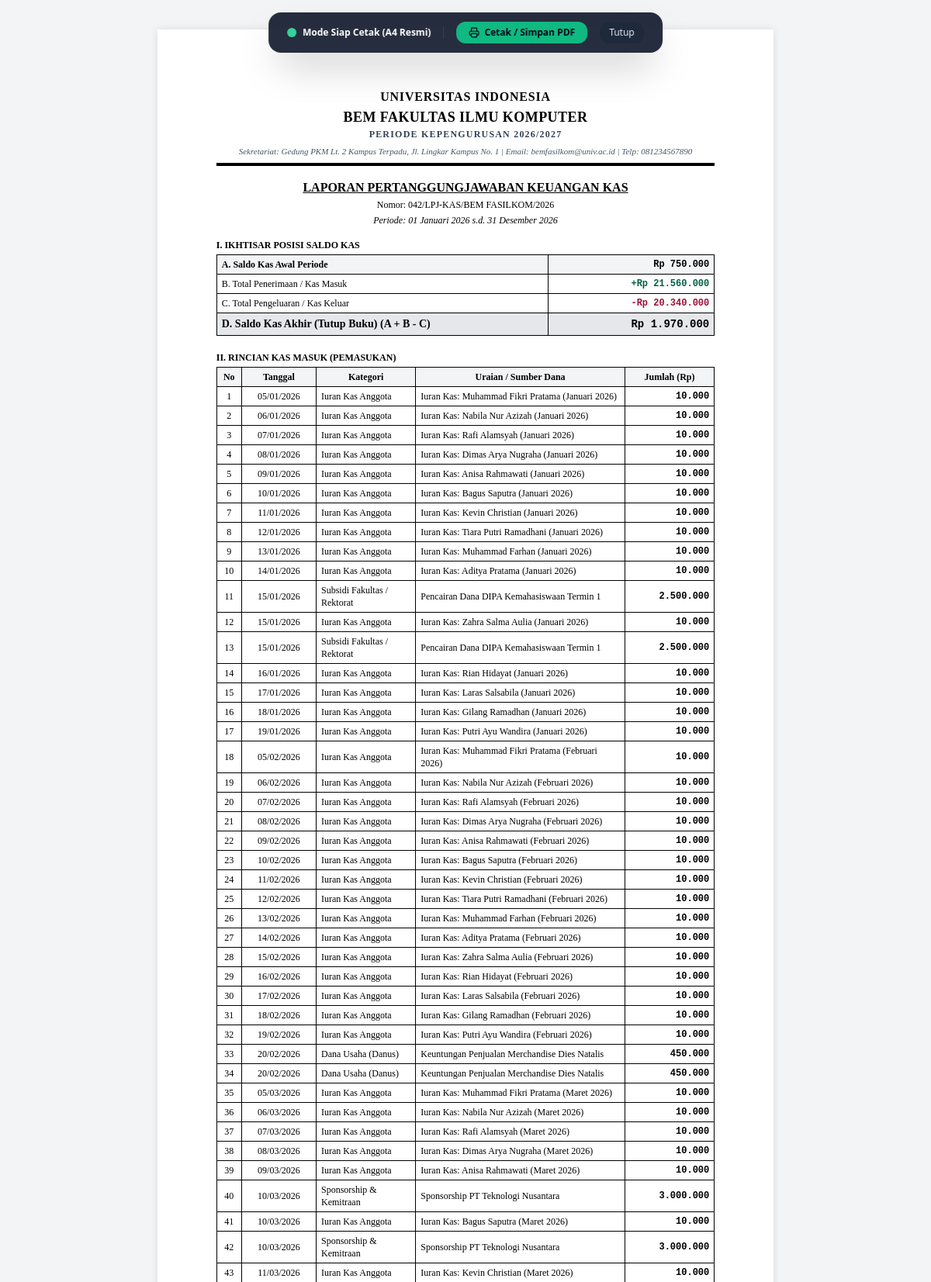
The app's page /rekapitulasi/lpj/ (upper part) with its own data.
### kas_app/models.py (models this page shows, shortened)
class ProfilOrganisasi(models.Model):
    PERIODE_KAS_CHOICES = [
        ('bulanan', 'Bulanan'),
        ('mingguan', 'Mingguan'),
    ]
    nama_organisasi = models.CharField(max_length=150, default='BEM Fakultas Ilmu Komputer')
    nama_institusi = models.CharField(max_length=150, default='Universitas Indonesia')
    singkatan = models.CharField(max_length=50, default='BEM FASILKOM')
    periode_kepengurusan = models.CharField(max_length=50, default='2026/2027')
    nama_ketua = models.CharField(max_length=150, default='Muhammad Fikri Pratama')
    nim_ketua = models.CharField(max_length=30, default='2308101001')
    nama_bendahara = models.CharField(max_length=150, default='Nabila Nur Azizah')
    nim_bendahara = models.CharField(max_length=30, default='2308101015')
    nama_pembina = models.CharField(max_length=150, default='Dr. Eng. Ir. Bambang Hermanto, M.T.')
    nip_pembina = models.CharField(max_length=50, default='198205142006041002')
    nominal_kas_wajib = models.DecimalField(max_digits=12, decimal_places=2, default=10000)
    periode_kas = models.CharField(max_length=20, choices=PERIODE_KAS_CHOICES, default='bulanan')
    saldo_awal = models.DecimalField(max_digits=15, decimal_places=2, default=500000)
    logo = models.ImageField(upload_to='logo/', blank=True, null=True)
    alamat_sekretariat = models.TextField(default='Gedung PKM Lt. 2 Kampus Terpadu, Jl. Lingkar Kampus No. 1')
    email = models.EmailField(default='bemfasilkom@univ.ac.id')
    no_telepon = models.CharField(max_length=30, default='081234567890')
    class Meta:
        verbose_name = 'Profil Organisasi'
        verbose_name_plural = 'Profil Organisasi'

class Transaksi(models.Model):
    JENIS_CHOICES = [
        ('masuk', 'Pemasukan'),
        ('keluar', 'Pengeluaran'),
    ]
    kode_transaksi = models.CharField(max_length=50, unique=True)
    tanggal = models.DateField(default=timezone.now)
    jenis = models.CharField(max_length=10, choices=JENIS_CHOICES)
    kategori = models.ForeignKey(KategoriTransaksi, on_delete=models.PROTECT, related_name='transaksi_list')
    nominal = models.DecimalField(max_digits=15, decimal_places=2)
    judul = models.CharField(max_length=200)
    keterangan = models.TextField(blank=True, default='')
    bukti_transaksi = models.FileField(upload_to='bukti_transaksi/', blank=True, null=True)
    divisi_terkait = models.ForeignKey(Divisi, on_delete=models.SET_NULL, null=True, blank=True, related_name='transaksi_terkait')
    dicatat_oleh = models.ForeignKey(User, on_delete=models.SET_NULL, null=True, blank=True)
    created_at = models.DateTimeField(auto_now_add=True)
    updated_at = models.DateTimeField(auto_now=True)
    class Meta:
        verbose_name = 'Transaksi Kas'
        verbose_name_plural = 'Riwayat Transaksi Kas'
        ordering = ['-tanggal', '-created_at']

class KategoriTransaksi(models.Model):
    JENIS_CHOICES = [
        ('masuk', 'Pemasukan (Kas Masuk)'),
        ('keluar', 'Pengeluaran (Kas Keluar)'),
    ]
    nama = models.CharField(max_length=100)
    jenis = models.CharField(max_length=10, choices=JENIS_CHOICES)
    kode = models.CharField(max_length=20, blank=True, default='')
    deskripsi = models.TextField(blank=True, default='')
    is_iuran_kas = models.BooleanField(default=False, help_text="Tandai jika kategori ini untuk iuran kas rutin anggota")
    class Meta:
        verbose_name = 'Kategori Transaksi'
        verbose_name_plural = 'Kategori Transaksi'
        ordering = ['jenis', 'nama']

### kas_app/views.py (the view)
# urls.py: path('rekapitulasi/lpj/', views.cetak_lpj_view, name='cetak_lpj'),
def cetak_lpj_view(request):
    profil = get_profil()
    tahun = int(request.GET.get('tahun', timezone.now().year))
    bulan_awal = int(request.GET.get('bulan_awal', 1))
    bulan_akhir = int(request.GET.get('bulan_akhir', 12))
    tgl_awal = date(tahun, bulan_awal, 1)
    if bulan_akhir == 12:
        tgl_akhir = date(tahun, 12, 31)
    else:
        import calendar
        last_day = calendar.monthrange(tahun, bulan_akhir)[1]
        tgl_akhir = date(tahun, bulan_akhir, last_day)
    transaksi_masuk = Transaksi.objects.filter(
        jenis='masuk',
        tanggal__range=[tgl_awal, tgl_akhir]
    ).select_related('kategori', 'divisi_terkait').order_by('tanggal')
    transaksi_keluar = Transaksi.objects.filter(
        jenis='keluar',
        tanggal__range=[tgl_awal, tgl_akhir]
    ).select_related('kategori', 'divisi_terkait').order_by('tanggal')
    total_masuk = transaksi_masuk.aggregate(Sum('nominal'))['nominal__sum'] or Decimal('0')
    total_keluar = transaksi_keluar.aggregate(Sum('nominal'))['nominal__sum'] or Decimal('0')
    saldo_akhir = profil.saldo_awal + total_masuk - total_keluar
    kategori_summary = Transaksi.objects.filter(
        tanggal__range=[tgl_awal, tgl_akhir]
    ).values('jenis', 'kategori__nama').annotate(total=Sum('nominal')).order_by('jenis', '-total')
    context = {
        'profil': profil,
        'tahun': tahun,
        'tgl_awal': tgl_awal,
        'tgl_akhir': tgl_akhir,
        'transaksi_masuk': transaksi_masuk,
        'transaksi_keluar': transaksi_keluar,
        'total_masuk': total_masuk,
        'total_keluar': total_keluar,
        'saldo_akhir': saldo_akhir,
        'kategori_summary': kategori_summary,
        'tgl_cetak': timezone.now().strftime('%d %B %Y'),
    }
    return render(request, 'kas_app/cetak_lpj.html', context)

### kas_app/context_processors.py (called while the page is built, shortened)
def profil_organisasi_processor(request):
    profil = ProfilOrganisasi.objects.first()
    is_bendahara = True
    is_anggota = False
    user_anggota = None
    pending_pengajuan_count = PengajuanIuran.objects.filter(status='menunggu').count() if is_bendahara else 0
    return {
        'profil_organisasi': profil,
        'app_title': 'SIMKAS ORMAWA',
        'app_subtitle': 'Sistem Informasi Manajemen Kas Organisasi Kemahasiswaan Berbasis Web dengan Fitur Rekapitulasi Otomatis',
        'is_bendahara': is_bendahara,
        'is_anggota': is_anggota,
        'user_anggota': user_anggota,
        'pending_pengajuan_count': pending_pengajuan_count,
    }

### kas_app/templatetags/kas_tags.py (called while the page is built)
@register.filter(name='rupiah')
def rupiah(val):
    if val is None or val == '':
        return 'Rp 0'
    try:
        val = Decimal(str(val))
        formatted = f"{val:,.0f}".replace(',', '.')
        return f"Rp {formatted}"
    except (ValueError, TypeError):
        return f"Rp {val}"

@register.filter(name='angka_id')
def angka_id(val):
    if val is None or val == '':
        return '0'
    try:
        val = Decimal(str(val))
        return f"{val:,.0f}".replace(',', '.')
    except (ValueError, TypeError):
        return str(val)

### kas_app/views.py (called while the page is built, shortened)
def get_profil():
    profil = ProfilOrganisasi.objects.first()
    return profil

### templates/kas_app/cetak_lpj.html (shortened to what this page needs)
{% load kas_tags %}
<!DOCTYPE html>
<html lang="id">
<head>
    <script src="https://cdn.tailwindcss.com"></script>
</head>
<body class="text-sm">
    <div class="fixed top-4 left-1/2 -translate-x-1/2 bg-slate-900/90 backdrop-blur-md text-white px-6 py-3 rounded-2xl shadow-2xl flex items-center space-x-4 no-print z-50 font-sans">
        <div class="flex items-center space-x-2">
            <span class="w-3 h-3 rounded-full bg-emerald-400 animate-pulse"></span>
            <span class="text-xs font-semibold">Mode Siap Cetak (A4 Resmi)</span>
        </div>
        <button onclick="window.print()" class="px-4 py-1.5 bg-emerald-500 hover:bg-emerald-600 text-slate-950 font-bold text-xs rounded-xl flex items-center transition-colors">
            <i data-lucide="printer" class="w-3.5 h-3.5 mr-1.5"></i> Cetak / Simpan PDF
        </button>
        <button onclick="window.close()" class="px-3 py-1.5 bg-slate-800 hover:bg-slate-700 text-slate-200 text-xs rounded-xl transition-colors">
            Tutup
        </button>
    </div>
    <div class="page">
        <div class="text-center relative">
            <h3 class="text-base font-bold uppercase tracking-wider">{{ profil.nama_institusi }}</h3>
            <h2 class="text-lg font-extrabold uppercase tracking-wide">{{ profil.nama_organisasi }}</h2>
            <h4 class="text-xs font-semibold uppercase tracking-widest text-slate-700">PERIODE KEPENGURUSAN {{ profil.periode_kepengurusan }}</h4>
            <p class="text-[11px] italic mt-1 text-slate-600">
                Sekretariat: {{ profil.alamat_sekretariat }} | Email: {{ profil.email }} | Telp: {{ profil.no_telepon }}
            </p>
        </div>
        <div class="kop-line"></div>
        <div class="text-center my-4">
            <h1 class="text-base font-bold uppercase underline">LAPORAN PERTANGGUNGJAWABAN KEUANGAN KAS</h1>
            <p class="text-xs mt-0.5">Nomor: 042/LPJ-KAS/{{ profil.singkatan }}/{{ tahun }}</p>
            <p class="text-xs font-medium italic mt-1">Periode: {{ tgl_awal|date:"d F Y" }} s.d. {{ tgl_akhir|date:"d F Y" }}</p>
        </div>
        <div class="my-4">
            <h4 class="font-bold text-xs uppercase mb-1">I. IKHTISAR POSISI SALDO KAS</h4>
            <table class="w-full text-xs">
                <tbody>
                    <tr class="bg-gray-100 font-semibold">
                        <td class="w-2/3">A. Saldo Kas Awal Periode</td>
                        <td class="w-1/3 text-right font-mono">{{ profil.saldo_awal|rupiah }}</td>
                    </tr>
                    <tr>
                        <td>B. Total Penerimaan / Kas Masuk</td>
                        <td class="text-right font-mono text-emerald-800 font-bold">+{{ total_masuk|rupiah }}</td>
                    </tr>
                    <tr>
                        <td>C. Total Pengeluaran / Kas Keluar</td>
                        <td class="text-right font-mono text-rose-800 font-bold">-{{ total_keluar|rupiah }}</td>
                    </tr>
                    <tr class="bg-gray-200 font-extrabold text-sm">
                        <td>D. Saldo Kas Akhir (Tutup Buku) (A + B - C)</td>
                        <td class="text-right font-mono">{{ saldo_akhir|rupiah }}</td>
                    </tr>
                </tbody>
            </table>
        </div>
        <div class="my-5">
            <h4 class="font-bold text-xs uppercase mb-1">II. RINCIAN KAS MASUK (PEMASUKAN)</h4>
            <table class="w-full text-xs">
                <thead class="bg-gray-100 font-bold text-center">
                    <tr>
                        <th style="width: 5%">No</th>
                        <th style="width: 15%">Tanggal</th>
                        <th style="width: 20%">Kategori</th>
                        <th style="width: 42%">Uraian / Sumber Dana</th>
                        <th style="width: 18%">Jumlah (Rp)</th>
                    </tr>
                </thead>
                <tbody>
                    {% for trx in transaksi_masuk %}
                    <tr>
                        <td class="text-center">{{ forloop.counter }}</td>
                        <td class="text-center">{{ trx.tanggal|date:"d/m/Y" }}</td>
                        <td>{{ trx.kategori.nama }}</td>
                        <td>{{ trx.judul }}</td>
                        <td class="text-right font-mono font-semibold">{{ trx.nominal|angka_id }}</td>
                    </tr>
                    {% empty %}
                    <tr>
                        <td colspan="5" class="text-center italic py-2">Tidak ada transaksi kas masuk pada periode ini.</td>
                    </tr>
                    {% endfor %}
                </tbody>
            </table>
        </div>
    </div>
</body>
</html>

### templates/kas_app/cetak_lpj.html (style rules this page uses)
body { font-family: 'Times New Roman', Times, serif; color: #000; background-color: #f3f4f6; }
.page { width: 210mm; min-height: 297mm; padding: 20mm; margin: 10mm auto; background: white; box-shadow: 0 0 10px rgba(0, 0, 0, 0.1); }
.kop-line { border-top: 3px solid #000; border-bottom: 1px solid #000; height: 4px; margin-top: 5px; margin-bottom: 15px; }
table, th, td { border: 1px solid #000; border-collapse: collapse; }
th, td { padding: 4px 6px; }

### records on screen
ProfilOrganisasi: nama_institusi "UNIVERSITAS INDONESIA", nama_organisasi "BEM FAKULTAS ILMU KOMPUTER", periode_kepengurusan "2026/2027", alamat_sekretariat "Gedung PKM Lt. 2 Kampus Terpadu, Jl. Lingkar Kampus No. 1", email "bemfasilkom@univ.ac.id", no_telepon "081234567890", singkatan "BEM FASILKOM", saldo_awal|rupiah "Rp 750.000"
Transaksi: tanggal "05/01/2026", kategori.nama "Iuran Kas Anggota", judul "Iuran Kas: Muhammad Fikri Pratama (Januari 2026)", nominal|angka_id "10.000"
Transaksi: tanggal "06/01/2026", kategori.nama "Iuran Kas Anggota", judul "Iuran Kas: Nabila Nur Azizah (Januari 2026)", nominal|angka_id "10.000"
Transaksi: tanggal "07/01/2026", kategori.nama "Iuran Kas Anggota", judul "Iuran Kas: Rafi Alamsyah (Januari 2026)", nominal|angka_id "10.000"
Transaksi: tanggal "08/01/2026", kategori.nama "Iuran Kas Anggota", judul "Iuran Kas: Dimas Arya Nugraha (Januari 2026)", nominal|angka_id "10.000"
Transaksi: tanggal "09/01/2026", kategori.nama "Iuran Kas Anggota", judul "Iuran Kas: Anisa Rahmawati (Januari 2026)", nominal|angka_id "10.000"
Transaksi: tanggal "10/01/2026", kategori.nama "Iuran Kas Anggota", judul "Iuran Kas: Bagus Saputra (Januari 2026)", nominal|angka_id "10.000"
Transaksi: tanggal "11/01/2026", kategori.nama "Iuran Kas Anggota", judul "Iuran Kas: Kevin Christian (Januari 2026)", nominal|angka_id "10.000"
Transaksi: tanggal "12/01/2026", kategori.nama "Iuran Kas Anggota", judul "Iuran Kas: Tiara Putri Ramadhani (Januari 2026)", nominal|angka_id "10.000"
Transaksi: tanggal "13/01/2026", kategori.nama "Iuran Kas Anggota", judul "Iuran Kas: Muhammad Farhan (Januari 2026)", nominal|angka_id "10.000"
Transaksi: tanggal "14/01/2026", kategori.nama "Iuran Kas Anggota", judul "Iuran Kas: Aditya Pratama (Januari 2026)", nominal|angka_id "10.000"
Transaksi: tanggal "15/01/2026", kategori.nama "Subsidi Fakultas / Rektorat", judul "Pencairan Dana DIPA Kemahasiswaan Termin 1", nominal|angka_id "2.500.000"
Transaksi: tanggal "15/01/2026", kategori.nama "Iuran Kas Anggota", judul "Iuran Kas: Zahra Salma Aulia (Januari 2026)", nominal|angka_id "10.000"
Transaksi: tanggal "15/01/2026", kategori.nama "Subsidi Fakultas / Rektorat", judul "Pencairan Dana DIPA Kemahasiswaan Termin 1", nominal|angka_id "2.500.000"
Transaksi: tanggal "16/01/2026", kategori.nama "Iuran Kas Anggota", judul "Iuran Kas: Rian Hidayat (Januari 2026)", nominal|angka_id "10.000"
Transaksi: tanggal "17/01/2026", kategori.nama "Iuran Kas Anggota", judul "Iuran Kas: Laras Salsabila (Januari 2026)", nominal|angka_id "10.000"
Transaksi: tanggal "18/01/2026", kategori.nama "Iuran Kas Anggota", judul "Iuran Kas: Gilang Ramadhan (Januari 2026)", nominal|angka_id "10.000"
Transaksi: tanggal "19/01/2026", kategori.nama "Iuran Kas Anggota", judul "Iuran Kas: Putri Ayu Wandira (Januari 2026)", nominal|angka_id "10.000"
Transaksi: tanggal "05/02/2026", kategori.nama "Iuran Kas Anggota", judul "Iuran Kas: Muhammad Fikri Pratama (Februari 2026)", nominal|angka_id "10.000"
Transaksi: tanggal "06/02/2026", kategori.nama "Iuran Kas Anggota", judul "Iuran Kas: Nabila Nur Azizah (Februari 2026)", nominal|angka_id "10.000"
Transaksi: tanggal "07/02/2026", kategori.nama "Iuran Kas Anggota", judul "Iuran Kas: Rafi Alamsyah (Februari 2026)", nominal|angka_id "10.000"
Transaksi: tanggal "08/02/2026", kategori.nama "Iuran Kas Anggota", judul "Iuran Kas: Dimas Arya Nugraha (Februari 2026)", nominal|angka_id "10.000"
Transaksi: tanggal "09/02/2026", kategori.nama "Iuran Kas Anggota", judul "Iuran Kas: Anisa Rahmawati (Februari 2026)", nominal|angka_id "10.000"
Transaksi: tanggal "10/02/2026", kategori.nama "Iuran Kas Anggota", judul "Iuran Kas: Bagus Saputra (Februari 2026)", nominal|angka_id "10.000"
Transaksi: tanggal "11/02/2026", kategori.nama "Iuran Kas Anggota", judul "Iuran Kas: Kevin Christian (Februari 2026)", nominal|angka_id "10.000"
Transaksi: tanggal "12/02/2026", kategori.nama "Iuran Kas Anggota", judul "Iuran Kas: Tiara Putri Ramadhani (Februari 2026)", nominal|angka_id "10.000"
Transaksi: tanggal "13/02/2026", kategori.nama "Iuran Kas Anggota", judul "Iuran Kas: Muhammad Farhan (Februari 2026)", nominal|angka_id "10.000"
Transaksi: tanggal "14/02/2026", kategori.nama "Iuran Kas Anggota", judul "Iuran Kas: Aditya Pratama (Februari 2026)", nominal|angka_id "10.000"
Transaksi: tanggal "15/02/2026", kategori.nama "Iuran Kas Anggota", judul "Iuran Kas: Zahra Salma Aulia (Februari 2026)", nominal|angka_id "10.000"
Transaksi: tanggal "16/02/2026", kategori.nama "Iuran Kas Anggota", judul "Iuran Kas: Rian Hidayat (Februari 2026)", nominal|angka_id "10.000"
Transaksi: tanggal "17/02/2026", kategori.nama "Iuran Kas Anggota", judul "Iuran Kas: Laras Salsabila (Februari 2026)", nominal|angka_id "10.000"
Transaksi: tanggal "18/02/2026", kategori.nama "Iuran Kas Anggota", judul "Iuran Kas: Gilang Ramadhan (Februari 2026)", nominal|angka_id "10.000"
Transaksi: tanggal "19/02/2026", kategori.nama "Iuran Kas Anggota", judul "Iuran Kas: Putri Ayu Wandira (Februari 2026)", nominal|angka_id "10.000"
Transaksi: tanggal "20/02/2026", kategori.nama "Dana Usaha (Danus)", judul "Keuntungan Penjualan Merchandise Dies Natalis", nominal|angka_id "450.000"
Transaksi: tanggal "20/02/2026", kategori.nama "Dana Usaha (Danus)", judul "Keuntungan Penjualan Merchandise Dies Natalis", nominal|angka_id "450.000"
Transaksi: tanggal "05/03/2026", kategori.nama "Iuran Kas Anggota", judul "Iuran Kas: Muhammad Fikri Pratama (Maret 2026)", nominal|angka_id "10.000"
Transaksi: tanggal "06/03/2026", kategori.nama "Iuran Kas Anggota", judul "Iuran Kas: Nabila Nur Azizah (Maret 2026)", nominal|angka_id "10.000"
Transaksi: tanggal "07/03/2026", kategori.nama "Iuran Kas Anggota", judul "Iuran Kas: Rafi Alamsyah (Maret 2026)", nominal|angka_id "10.000"
Transaksi: tanggal "08/03/2026", kategori.nama "Iuran Kas Anggota", judul "Iuran Kas: Dimas Arya Nugraha (Maret 2026)", nominal|angka_id "10.000"
Transaksi: tanggal "09/03/2026", kategori.nama "Iuran Kas Anggota", judul "Iuran Kas: Anisa Rahmawati (Maret 2026)", nominal|angka_id "10.000"
Transaksi: tanggal "10/03/2026", kategori.nama "Sponsorship & Kemitraan", judul "Sponsorship PT Teknologi Nusantara", nominal|angka_id "3.000.000"
Transaksi: tanggal "10/03/2026", kategori.nama "Iuran Kas Anggota", judul "Iuran Kas: Bagus Saputra (Maret 2026)", nominal|angka_id "10.000"
Transaksi: tanggal "10/03/2026", kategori.nama "Sponsorship & Kemitraan", judul "Sponsorship PT Teknologi Nusantara", nominal|angka_id "3.000.000"
Transaksi: tanggal "11/03/2026", kategori.nama "Iuran Kas Anggota", judul "Iuran Kas: Kevin Christian (Maret 2026)", nominal|angka_id "10.000"

### other values on screen
{{ tahun }} "2026"
{{ tgl_awal|date:"d F Y" }} "01 Januari 2026"
{{ tgl_akhir|date:"d F Y" }} "31 Desember 2026"
{{ total_masuk|rupiah }} "Rp 21.560.000"
{{ total_keluar|rupiah }} "Rp 20.340.000"
{{ saldo_akhir|rupiah }} "Rp 1.970.000"
